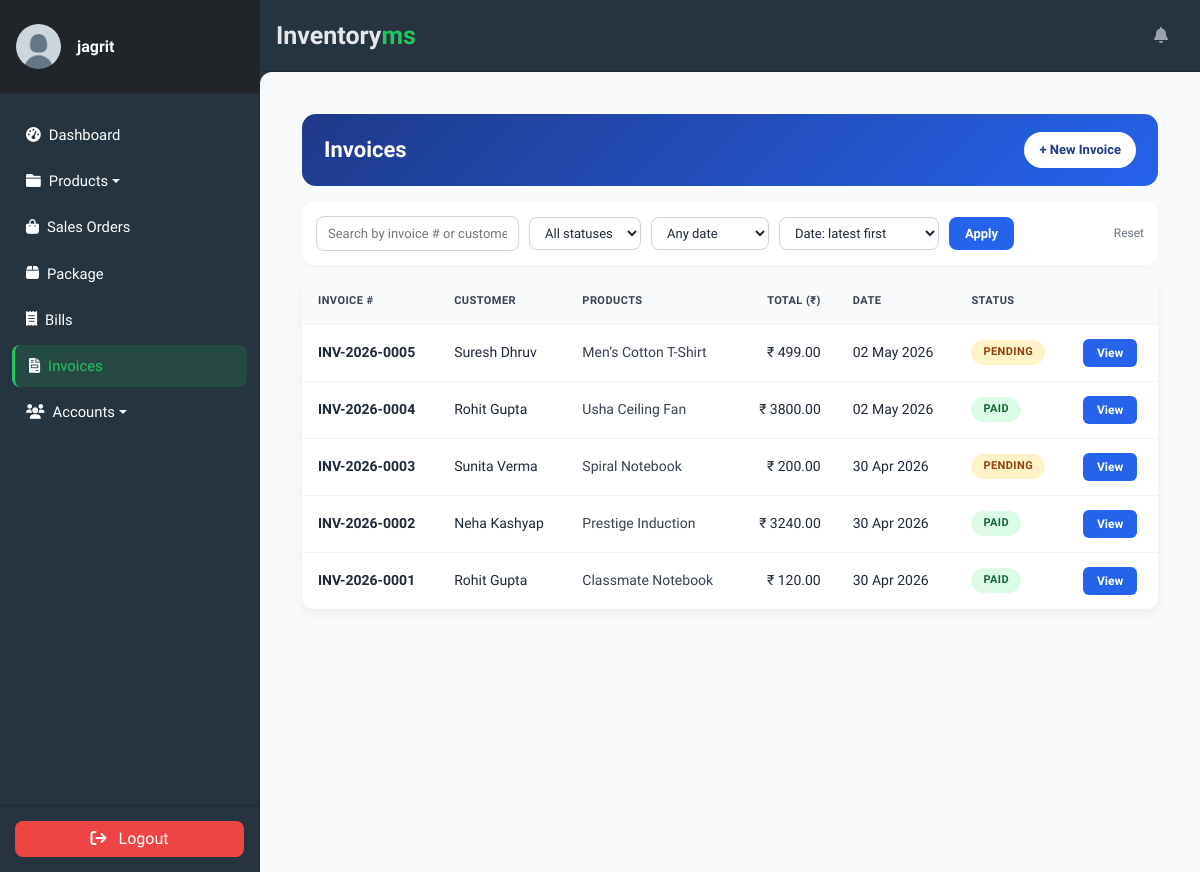
Page /invoice/invoices/ (signed in) on the earlier database version.
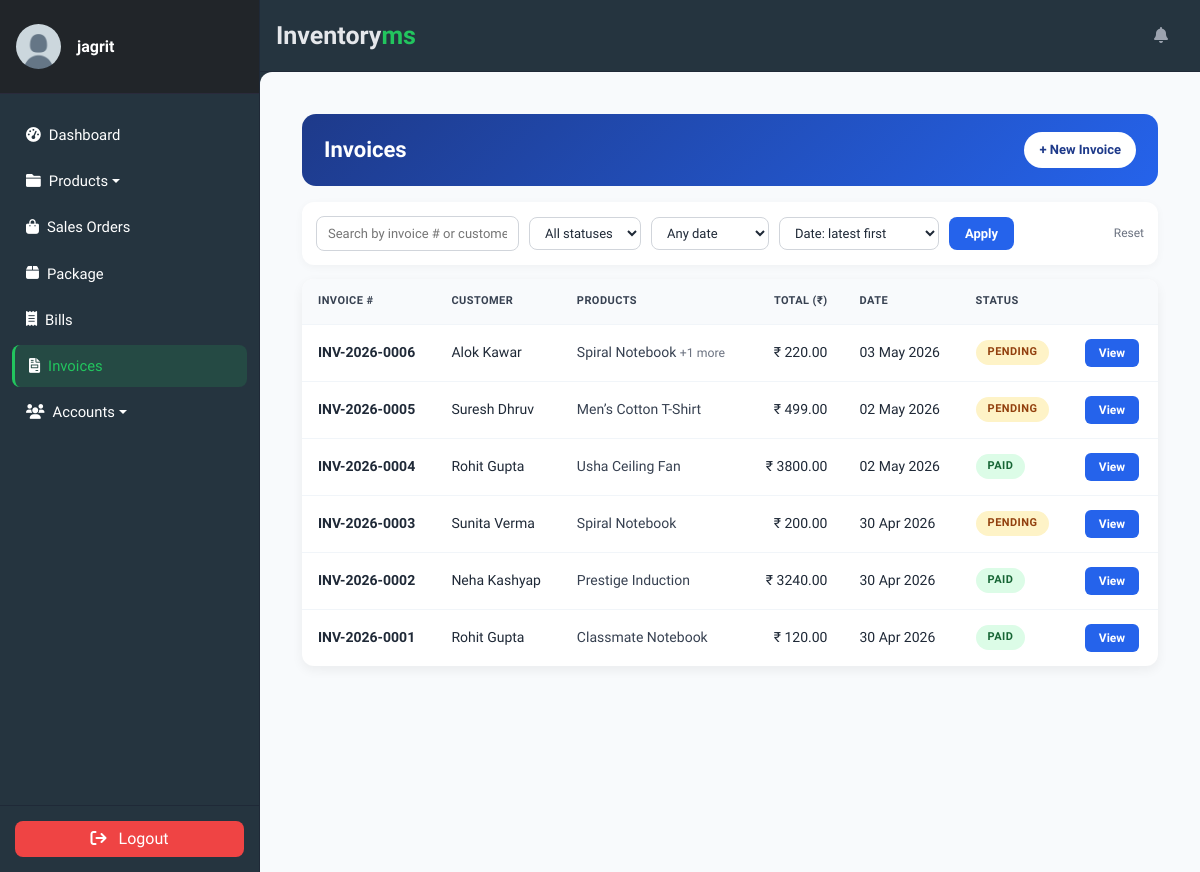
Same page on the later database version.
### accounts/models.py (models this page shows, shortened)
class Profile(models.Model):
    user = models.OneToOneField(
        User, on_delete=models.CASCADE, verbose_name='User'
    )
    slug = AutoSlugField(
        unique=True,
        verbose_name='Account ID',
        populate_from='email'
    )
    profile_picture = ProcessedImageField(
        default='profile_pics/default.jpg',
        upload_to='profile_pics',
        format='JPEG',
        processors=[ResizeToFill(150, 150)],
        options={'quality': 100}
    )
    telephone = PhoneNumberField(
        null=True, blank=True, verbose_name='Telephone'
    )
    email = models.EmailField(
        max_length=150, blank=True, null=True, verbose_name='Email'
    )
    first_name = models.CharField(
        max_length=30, blank=True, verbose_name='First Name'
    )
    last_name = models.CharField(
        max_length=30, blank=True, verbose_name='Last Name'
    )
    status = models.CharField(
        choices=STATUS_CHOICES,
        max_length=12,
        default='INA',
        verbose_name='Status'
    )
    role = models.CharField(
        choices=ROLE_CHOICES,
        max_length=12,
        blank=True,
        null=True,
        verbose_name='Role'
    )
    class Meta:
        ordering = ['slug']
        verbose_name = 'Profile'
        verbose_name_plural = 'Profiles'

class Customer(models.Model):
    first_name = models.CharField(max_length=256)
    last_name = models.CharField(max_length=256, blank=True, null=True)
    address = models.TextField(max_length=256, blank=True, null=True)
    email = models.EmailField(max_length=256, blank=True, null=True)
    phone = models.CharField(max_length=30, blank=True, null=True)
    loyalty_points = models.IntegerField(default=0)
    class Meta:
        db_table = 'Customers'
    def get_full_name(self):
        return f"{self.first_name} {self.last_name or ''}".strip()

### invoice/models.py (models this page shows, shortened)
class Invoice(models.Model):
    slug = AutoSlugField(unique=True, populate_from='date')
    invoice_number = models.CharField(
        max_length=20, unique=True, blank=True,
        help_text="Auto-generated INV-YYYY-NNNN."
    )
    date = models.DateTimeField(auto_now=True, verbose_name='Date')
    due_date = models.DateField(null=True, blank=True)
    sale = models.OneToOneField(
        'transactions.Sale',
        on_delete=models.SET_NULL,
        null=True, blank=True,
        related_name='invoice',
        help_text="The POS Sale this invoice was generated from, if any.",
    )
    customer = models.ForeignKey(
        Customer, on_delete=models.SET_NULL, null=True, blank=True,
        related_name="invoices"
    )
    customer_name = models.CharField(max_length=60)
    contact_number = models.CharField(max_length=20, blank=True)
    customer_email = models.EmailField(max_length=120, blank=True, null=True)
    shipping_address = models.CharField(
        max_length=255, blank=True, null=True,
        verbose_name="Shipping Address"
    )
    shipping = models.FloatField(verbose_name='Shipping & Handling', default=0.0)
    grand_total = models.FloatField(verbose_name='Grand Total (₹)', default=0)
    status = models.CharField(
        max_length=10, choices=INVOICE_STATUS, default="PENDING"
    )
    class Meta:
        ordering = ["-id"]
    @property
    def status_color(self):
        return {"PAID": "success", "PENDING": "warning", "CANCELLED": "danger"}.get(
            self.status, "secondary"
        )

class InvoiceItem(models.Model):
    invoice = models.ForeignKey(
        Invoice, on_delete=models.CASCADE, related_name='items'
    )
    product = models.ForeignKey(
        Item, on_delete=models.PROTECT, related_name='invoice_items'
    )
    quantity = models.PositiveIntegerField(default=1)
    price = models.DecimalField(max_digits=10, decimal_places=2)
    class Meta:
        ordering = ['id']

### store/models.py (models this page shows, shortened)
class Item(models.Model):
    slug = AutoSlugField(unique=True, populate_from='name')
    name = models.CharField(max_length=50)
    sku = models.CharField(max_length=32, unique=True, null=True, blank=True)
    description = models.TextField(max_length=256)
    category = models.ForeignKey(Category, on_delete=models.CASCADE)
    quantity = models.IntegerField(default=0)
    low_stock_threshold = models.PositiveIntegerField(default=5)
    price = models.FloatField(default=0)
    cost_price = models.FloatField(default=0)
    expiring_date = models.DateTimeField(null=True, blank=True)
    vendor = models.ForeignKey(Vendor, on_delete=models.SET_NULL, null=True)
    class Meta:
        ordering = ['name']
        verbose_name_plural = 'Items'

### invoice/views.py (the view, shortened to what this page needs)
# urls.py: path('invoices/',                          InvoiceListView.as_view(),   name='invoicelist'),
class InvoiceListView(LoginRequiredMixin, ListView):
    model = Invoice
    template_name = "invoice/invoicelist.html"
    context_object_name = "invoices"
    paginate_by = 15
    SORT_MAP = {
        "date_desc":   "-date",
        "date_asc":    "date",
        "amount_desc": "-grand_total",
        "amount_asc":  "grand_total",
    }
    def get_queryset(self):
        qs = super().get_queryset().prefetch_related("items__product").select_related("customer", "sale")
        q = self.request.GET.get("q")
        status = self.request.GET.get("status")
        if status in {"PAID", "PENDING", "CANCELLED"}:
            qs = qs.filter(status=status)
        date_filter = self.request.GET.get("date")
        now = timezone.now()
        if date_filter == "today":
            qs = qs.filter(date__date=now.date())
        elif date_filter == "week":
            qs = qs.filter(date__gte=now - timedelta(days=7))
        elif date_filter == "month":
            qs = qs.filter(date__gte=now - timedelta(days=30))
        sort = self.request.GET.get("sort", "date_desc")
        qs = qs.order_by(self.SORT_MAP.get(sort, "-date"))
        return qs
    def get_context_data(self, **kwargs):
        ctx = super().get_context_data(**kwargs)
        ctx["q"] = self.request.GET.get("q", "")
        ctx["status"] = self.request.GET.get("status", "")
        ctx["date"] = self.request.GET.get("date", "")
        ctx["sort"] = self.request.GET.get("sort", "date_desc")
        return ctx

### invoice/templates/invoice/invoicelist.html (shortened to what this page needs)
{% extends "store/base.html" %}
{% block content %}
<div class="module-wrap">
    <div class="module-header">
        <div>
            <h2>Invoices</h2>
        </div>
        <div class="module-actions">
            <a class="btn-action primary" href="{% url 'invoice-create' %}">+ New Invoice</a>
        </div>
    </div>
    <form method="get" class="filter-bar">
        <input type="text" name="q" value="{{ q }}" placeholder="Search by invoice # or customer name">
        <select name="status">
            <option value="">All statuses</option>
        </select>
        <select name="date">
            <option value="">Any date</option>
        </select>
        <select name="sort">
            <option value="date_desc"   {% if sort == 'date_desc' %}selected{% endif %}>Date: latest first</option>
        </select>
        <button type="submit">Apply</button>
        <a class="clear" href="{% url 'invoicelist' %}">Reset</a>
    </form>
    <table class="data-table">
        <thead>
            <tr>
                <th>Invoice #</th>
                <th>Customer</th>
                <th>Products</th>
                <th class="num">Total (₹)</th>
                <th>Date</th>
                <th>Status</th>
                <th></th>
            </tr>
        </thead>
        <tbody>
            {% for invoice in invoices %}
            <tr>
                <td><strong>{{ invoice.invoice_number|default:invoice.slug }}</strong></td>
                <td>{{ invoice.customer.get_full_name|default:invoice.customer_name }}</td>
                <td>
                    {% with lines=invoice.items.all %}
                    {% if lines %}
                        <span style="color:#374151;">{{ lines.0.product.name }}</span>
                        {% if lines|length > 1 %}
                            <small style="color:#6b7280;">+{{ lines|length|add:"-1" }} more</small>
                        {% endif %}
                    {% else %}
                        <span style="color:#9ca3af;">—</span>
                    {% endif %}
                    {% endwith %}
                </td>
                <td class="num">₹ {{ invoice.grand_total|floatformat:2 }}</td>
                <td>{{ invoice.date|date:"d M Y" }}</td>
                <td><span class="status-badge {{ invoice.status_color }}">{{ invoice.get_status_display }}</span></td>
                <td><a class="view-btn" href="{% url 'invoice-detail' invoice.slug %}">View</a></td>
            </tr>
            {% empty %}
            <tr><td colspan="7" style="text-align:center; padding:32px; color:#6b7280;">No invoices found.</td></tr>
            {% endfor %}
        </tbody>
    </table>
</div>
{% endblock %}

### store/templates/store/base.html (shortened to what this page needs)
<!DOCTYPE html>
<html lang="en">
<head>
    {% load static %}
    <link href="https://cdn.jsdelivr.net/npm/bootstrap@5.3.3/dist/css/bootstrap.min.css" rel="stylesheet">
    <link href="https://cdnjs.cloudflare.com/ajax/libs/font-awesome/6.0.0/css/all.min.css" rel="stylesheet">
    <link rel="stylesheet" href="{% static 'css/style.css' %}">
</head>
<body>
    {% include "store/sidebar.html" %}
    <section id="wrapper">
        <nav class="navbar navbar-expand-md custom-navbar">
            <div class="container-fluid px-3">
                <a class="navbar-brand" href="{% url 'dashboard' %}">
                    Inventory<span>ms</span>
                </a>
                <div class="collapse navbar-collapse" id="navbar">
                    <ul class="navbar-nav ms-auto align-items-center">
                        <li class="nav-item me-3">
                            <i class="fa fa-bell"></i>
                        </li>
                    </ul>
                </div>
            </div>
        </nav>
        <div class="main-content">
            {% block content %}
            {% endblock %}
        </div>
    </section>
</body>
</html>

### store/templates/store/sidebar.html (shortened to what this page needs)
{% load static %}
<aside class="sidebar">
    <div class="sidebar-header d-flex align-items-center px-3 py-4">
        <a href="{% url 'user-profile' %}" class="d-flex align-items-center text-decoration-none">
            {% if request.user.profile.profile_picture %}
                <img class="rounded-circle img-fluid" width="45"
                     src="{{ request.user.profile.profile_picture.url }}">
            {% else %}
                <img class="rounded-circle img-fluid" width="45"
                     src="{% static 'default-avatar.png' %}">
            {% endif %}
            <div class="ms-3">
                <h6 class="mb-0 fw-semibold">
                    {{ request.user.username }}
                </h6>
            </div>
        </a>
    </div>
    <div class="nav-container">
        <ul class="nav flex-column mt-2">
            <li class="nav-item mb-1">
                <a class="nav-link {% if request.resolver_match.url_name == 'dashboard' %}active{% endif %}"
                   href="{% url 'dashboard' %}">
                    <i class="fa fa-tachometer-alt me-2"></i> Dashboard
                </a>
            </li>
            <li class="nav-item mb-1 dropdown">
                <a class="nav-link dropdown-toggle
                   {% if request.resolver_match.url_name == 'productslist' or request.resolver_match.url_name == 'category-list' %}active{% endif %}"
                   href="#" data-bs-toggle="dropdown">
                    <i class="fa fa-folder me-2"></i> Products
                </a>
            </li>
            <li class="nav-item mb-1">
                <a class="nav-link {% if request.resolver_match.url_name == 'saleslist' %}active{% endif %}"
                   href="{% url 'saleslist' %}">
                    <i class="fa fa-shopping-bag me-2"></i> Sales Orders
                </a>
            </li>
            <li class="nav-item mb-1">
                <a class="nav-link {% if request.resolver_match.url_name == 'deliveries' %}active{% endif %}"
                   href="{% url 'deliveries' %}">
                    <i class="fa-solid fa-box me-2"></i> Package
                </a>
            </li>
            <li class="nav-item mb-1">
                <a class="nav-link {% if request.resolver_match.url_name == 'bill_list' %}active{% endif %}"
                   href="{% url 'bill_list' %}">
                    <i class="fa-solid fa-receipt me-2"></i>Bills
                </a>
            </li>
            <li class="nav-item mb-1">
                <a class="nav-link {% if request.resolver_match.url_name == 'invoicelist' %}active{% endif %}"
                   href="{% url 'invoicelist' %}">
                    <i class="fa-solid fa-file-invoice me-2"></i>Invoices
                </a>
            </li>
            <li class="nav-item mb-1 dropdown">
                <a class="nav-link dropdown-toggle
                   {% if request.resolver_match.url_name == 'profile_list' or request.resolver_match.url_name == 'customer_list' or request.resolver_match.url_name == 'vendor-list' %}active{% endif %}"
                   href="#" data-bs-toggle="dropdown">
                    <i class="fa fa-users me-2"></i> Accounts
                </a>
            </li>
        </ul>
    </div>
    <div class="sidebar-footer text-center">
        <form method="post" action="{% url 'user-logout' %}">
            <button type="submit" class="btn w-100">
                <i class="fa fa-sign-out me-2"></i> Logout
            </button>
        </form>
    </div>
</aside>

### static/css/style.css (style rules this page uses)
:root { --dk-gray-100: #f3f4f6; --dk-gray-200: #e5e7eb; --dk-gray-300: #d1d5db; --dk-gray-400: #9ca3af; --dk-gray-500: #6b7280; --dk-gray-600: #4b5563; --dk-gray-700: #374151; --dk-gray-800: #1f2937; --dk-gray-900: #111827; --dk-dark-bg: #313348; --dk-darker-bg: #2a2b3d; --navbar-bg-color: #6f6486; --sidebar-bg-color: #252636; --sidebar-width: 250px; --sidebar-expanded-width: 230px; --sidebar-collapsed-width: 100px; --sidebar-header-bg: #212529; --nav-link-color: #adb5bd; --nav-link-active-bg: #495057; --dropdown-menu-bg: #495057; --dropdown-item-color: #adb5bd; --dropdown-item-active-bg: #6c757d; --sidebar-separator-bg: #4caf50; --logo-separator-height: 60px; --sidebar-item-height: 50px; --submenu-item-height: 45px; }
* { margin: 0; padding: 0; box-sizing: border-box; }
body { font-family: "Inter", sans-serif; background-color: #fff; }
a { text-decoration: none; }
#wrapper { margin-left: var(--sidebar-width); transition: margin-left 0.3s ease-in-out; }
.sidebar { font-size: 0.925rem; background-color: var(--sidebar-bg-color); width: var(--sidebar-width); transition: width 0.3s ease-in-out; z-index: 9999999; }
.sidebar .sidebar-header { background-color: var(--sidebar-header-bg); border-bottom: 1px solid #2a2b3c; }
.sidebar ul > li > a { color: var(--dk-gray-400); text-decoration: none; }
.navbar { border: none; background-color: var(--navbar-bg-color); }
.navbar .navbar-brand { color: #fff; line-height: 55px; padding: 0; }
.navbar > .container .navbar-brand, .navbar > .container-fluid .navbar-brand { margin: 0; }

### store/templates/store/base.html (style rules this page uses)
body { font-family: 'Source Sans 3', sans-serif; background: #25343F; margin: 0; }
#wrapper { margin-left: 260px; min-height: 100vh; }
.custom-navbar { background: #25343F; border-bottom: 1px solid #1f2937; }
.navbar-brand { font-weight: 600; font-size: 25px; color: #e5e7eb !important; }
.navbar-brand span { color: #22c55e; }
.navbar i { color: #9ca3af; }
.main-content { background: #f8fafc; color: #111827; min-height: 100vh; padding: 24px; border-radius: 12px 0 0 0; }

### store/templates/store/sidebar.html (style rules this page uses)
.sidebar { width: 260px; background: #25343F; color: #ffffff; position: fixed; top: 0; bottom: 0; display: flex; flex-direction: column; border-right: 1px solid #1f2937; font-family: 'Source Sans 3', sans-serif; }
.sidebar * { color: #ffffff !important; }
.sidebar-header { border-bottom: 1px solid #1f2937; }
.nav-container { flex: 1; overflow-y: auto; padding: 12px; }
.nav-link { padding: 10px 14px; border-radius: 8px; transition: 0.2s; display: flex; align-items: center; }
.nav-link.active { background: rgba(34,197,94,0.15); color: #22c55e !important; border-left: 3px solid #22c55e; }
.sidebar-footer { border-top: 1px solid #1f2937; padding: 15px; }
.sidebar-footer .btn { border-radius: 8px; background: #ef4444; border: none; }

Differences in the rows shown:
added Invoice: invoice_number "INV-2026-0006", customer.get_full_name "Alok Kawar", items.all.0.product.name "Spiral Notebook", items.all|length "1", grand_total "220.00", date "03 May 2026", status "PENDING"
